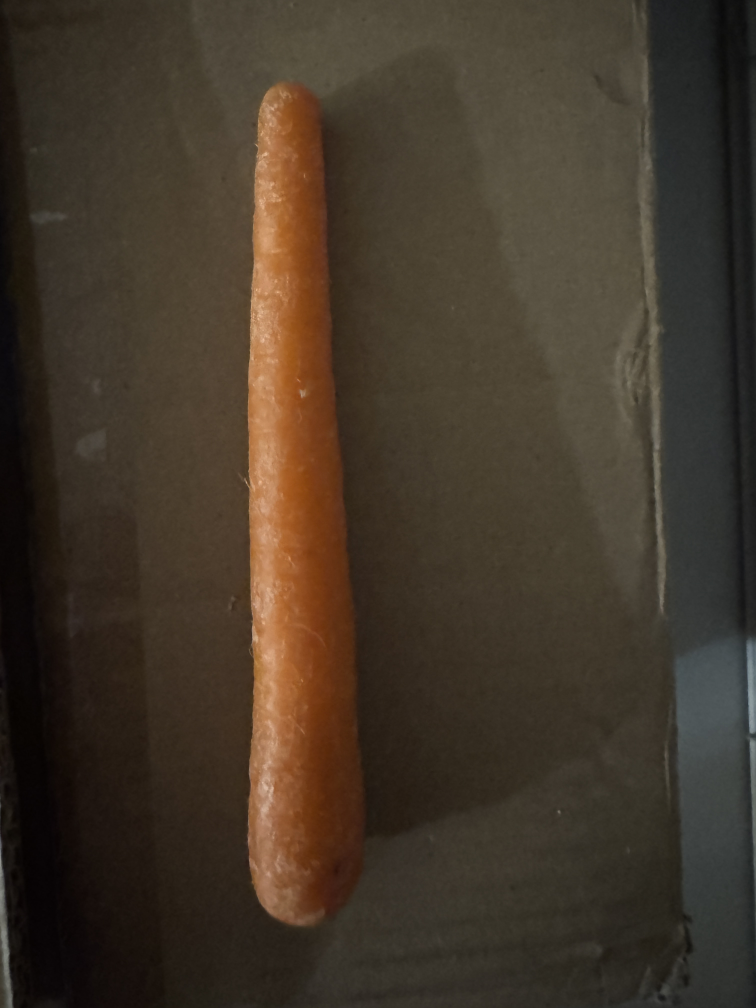
#> input picture Test_Images/carrot_1.JPG, 3024 x 4032 px (shown at 1/4 size); its folder holds only this picture in this run
$ python new_test_master.py   (older library calls are emulated)
#> lines starting #> are read from the running program, lines starting #| are printed output that depends on the picture; after the words box and inside, x2 and y2 are one past the last pixel; in counts of white or black regions, pixels touching at a corner belong together
### preprocess_utils.py
import cv2
import numpy as np
from skimage import morphology
from pyefd import elliptic_fourier_descriptors
import mahotas
import matplotlib.pyplot as plt

### STEP 1: invariance normalization
# Shuo Li & Ji Li

# Image size and (future) orientation policy
TARGET_SIZE = (90, 90)
# Note:
# Orientation policy is defined for later pipeline stages.
# Step 1 does not perform rotation
ELONGATED_FRUITS = {"cucumber", "carrot"}  # may apply rotation in later stages
SPHERICAL_FRUITS = {"apple", "orange"}     # no rotation needed


# -------- Step 1: Input & Basic Normalisation --------
def load_and_normalize(path, target_size=TARGET_SIZE):
    # Read image from file
#> called with path = 'Test_Images/carrot_1.JPG', target_size = (90, 90)
    img_bgr = cv2.imread(path)
#> img_bgr is the input picture: shape (4032, 3024, 3); mean B, G, R 41.9, 55, 66.5
    if img_bgr is None:
        raise ValueError(f"Could not read image: {path}")

    # Convert BGR to RGB
    img_rgb = cv2.cvtColor(img_bgr, cv2.COLOR_BGR2RGB)

    # Resize to a fixed resolution
    img_resized = cv2.resize(img_rgb, target_size, interpolation=cv2.INTER_AREA)
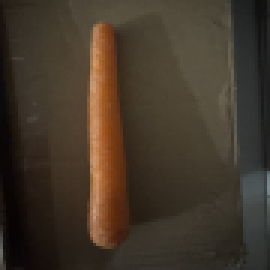
#> img_resized: shape (90, 90, 3) (shown 3 times larger); mean R, G, B 66.5, 55, 41.9

    # --- (A) Light Gaussian smoothing to suppress sensor noise
    # (small kernel to preserve edges for segmentation stage) ---
    img_resized = cv2.GaussianBlur(img_resized, (3, 3), 0)

    # --- (B) Gray-world white balance (color constancy) ---
    img_float = img_resized.astype(np.float32)
    mean_rgb = img_float.reshape(-1, 3).mean(axis=0)
#> mean_rgb = [66.45, 54.98, 41.92]
    mean_gray = mean_rgb.mean()
#> mean_gray = 54.45
    scale = mean_gray / (mean_rgb + 1e-6)
#> scale = [0.819, 0.99, 1.3]
    img_wb = img_float * scale
    img_wb = np.clip(img_wb, 0, 255).astype(np.uint8)

    # --- (C) Illumination normalization: CLAHE on V channel ---
    hsv = cv2.cvtColor(img_wb, cv2.COLOR_RGB2HSV)
#> hsv: shape (90, 90, 3); mean H, S, V 71.1, 48.6, 60.2
    h, s, v = cv2.split(hsv)
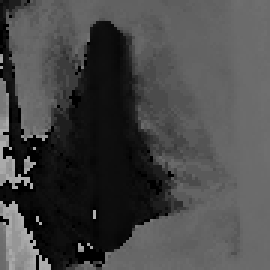
#> h: shape (90, 90) (shown 3 times larger); min 0, max 178, mean 71.1
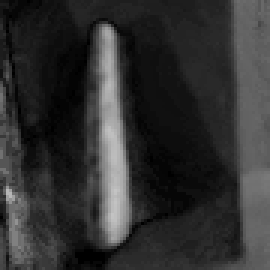
#> s: shape (90, 90) (shown 3 times larger); min 0, max 196, mean 48.6
    clahe = cv2.createCLAHE(clipLimit=2.0, tileGridSize=(8, 8))
    v2 = clahe.apply(v)
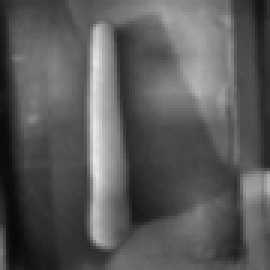
#> v2: shape (90, 90) (shown 3 times larger); min 8, max 231, mean 89.1
    hsv2 = cv2.merge((h, s, v2))
#> hsv2: shape (90, 90, 3); mean H, S, V 71.1, 48.6, 89.1
    img_norm = cv2.cvtColor(hsv2, cv2.COLOR_HSV2RGB)
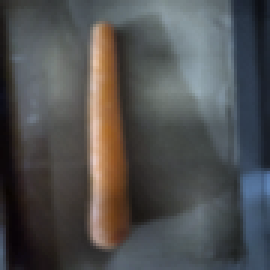
#> img_norm: shape (90, 90, 3) (shown 3 times larger); mean R, G, B 79.8, 80, 80.1

    # Ensure output is uint8
    img_norm = img_norm.astype(np.uint8)

    return img_norm

### STEP 2-1: segmentation
# Changrong Zheng


# Design goals (per proposal):
# - Colour-based segmentation (preferred over grayscale for similarly-shaped items with different chromatic patterns)
# - Produce a binary mask (0 = background, 255 = object) for downstream shape + colour feature extraction
# - Keep this step *structural-free*: mask refinement is handled in STEP 3
from skimage.filters import threshold_otsu

def _corner_samples(arr: np.ndarray, patch: int = 10) -> np.ndarray:
    """Collect pixels from four corner patches (shape: [N, C])."""
    H, W = arr.shape[:2]
    p = int(min(patch, H // 2, W // 2))
    if p <= 0:
        return arr.reshape(-1, arr.shape[-1])
    corners = np.concatenate(
        [
            arr[:p, :p].reshape(-1, arr.shape[-1]),
            arr[:p, -p:].reshape(-1, arr.shape[-1]),
            arr[-p:, :p].reshape(-1, arr.shape[-1]),
            arr[-p:, -p:].reshape(-1, arr.shape[-1]),
        ],
        axis=0,
    )
    return corners

def segment_fruit(
    img_rgb: np.ndarray,
    patch: int = 10,
    bg_quantile: float = 0.995,
    v_min_floor: int = 20,
    reg: float = 1e-3,
) -> np.ndarray:
    """Colour-based segmentation using a background chroma model.

    This function uses Step 1's normalised RGB image (uint8) and returns a *raw*
    binary mask. Any morphological/structural cleanup (hole-filling, largest CC,
    closing/opening, etc.) is intentionally deferred to STEP 3.

    Method summary
    -------------
    1) Convert RGB -> Lab and HSV.
    2) Estimate a background model from corner patches using Lab chroma (a*, b*).
       Background pixels should be close to the corners in typical acquisitions.
    3) Compute per-pixel (regularised) Mahalanobis distance in (a*, b*) space.
    4) Threshold distances to obtain a binary mask; auto-correct if too strict/loose.

    Parameters
    ----------
    img_rgb : np.ndarray
        Normalised RGB image (H x W x 3), uint8, typically 90x90.
    patch : int
        Corner patch size used to estimate background statistics.
    bg_quantile : float
        Quantile of background distance used as the initial threshold.
    v_min_floor : int
        Minimum V (brightness) floor to suppress very dark noise.
    reg : float
        Diagonal regularisation added to the background covariance (stability).

    Returns
    -------
    mask : np.ndarray
        uint8 mask with values {0, 255}, same height/width as the input.
    """
#> called with patch = 10, bg_quantile = 0.995, v_min_floor = 20, reg = 0.001
    if img_rgb.dtype != np.uint8:
        # Be defensive: Step 1 returns uint8, but keep this robust.
        img_rgb = np.clip(img_rgb, 0, 255).astype(np.uint8)

    H, W = img_rgb.shape[:2]

    # Colour spaces
    hsv = cv2.cvtColor(img_rgb, cv2.COLOR_RGB2HSV)
#> hsv: shape (90, 90, 3); mean H, S, V 71, 50, 89.1
    lab = cv2.cvtColor(img_rgb, cv2.COLOR_RGB2LAB)
#> lab: shape (90, 90, 3); mean of channels 0, 1, 2 85.8, 128.5, 128

    # Background samples from corners
    bg_hsv = _corner_samples(hsv, patch=patch).astype(np.float32)
#> in _corner_samples, `corners = np.concatenate( [ arr[:p, :p].reshape(-1, arr.shape[-1]), ar..`: corners = 400 rows, first 8: [30, 21, 37], [10, 18, 42], [10, 17, 46], [30, 10, 51], [30, 9, 55], [30, 18, 57], [30, 9, 60], [60, 8, 63]
#> bg_hsv has the same summary as corners in _corner_samples
    bg_lab = _corner_samples(lab, patch=patch).astype(np.float32)
#> in _corner_samples (call 2), `corners = np.concatenate( [ arr[:p, :p].reshape(-1, arr.shape[-1]), ar..`: corners = 400 rows, first 8: [38, 127, 130], [42, 128, 129], [46, 129, 129], [54, 127, 129], [59, 127, 129], [61, 127, 130], [65, 127, 129], [67, 127, 129]
#> bg_lab has the same summary as corners in _corner_samples

    # Use chroma only (a*, b*) for colour separation
    bg_ab = bg_lab[:, 1:3]
#> bg_ab = 400 pairs, first value 125 to 132, second value 113 to 131
    mu = bg_ab.mean(axis=0)
#> mu = [128, 122.3]

    # Regularised covariance for stability on small samples
    cov = np.cov(bg_ab.T)
#> cov = [[2.84, 2.93], [2.93, 26.32]]
    if cov.shape != (2, 2):  # safety for degenerate cases
        cov = np.eye(2, dtype=np.float32)
    cov = cov.astype(np.float32) + float(reg) * np.eye(2, dtype=np.float32)

    try:
        inv_cov = np.linalg.inv(cov)
#> inv_cov = [[0.398, -0.0442], [-0.0442, 0.0429]]
    except np.linalg.LinAlgError:
        inv_cov = np.linalg.pinv(cov)

    # Mahalanobis distance map in ab-space
    ab = lab[..., 1:3].reshape(-1, 2).astype(np.float32)
#> ab = 8100 pairs, first value 123 to 150, second value 99 to 172
    diff = ab - mu.reshape(1, 2)
#> diff = 8100 pairs, first value -4.98 to 22.02, second value -23.28 to 49.72
    d2 = np.einsum("ij,jk,ik->i", diff, inv_cov, diff).reshape(H, W)
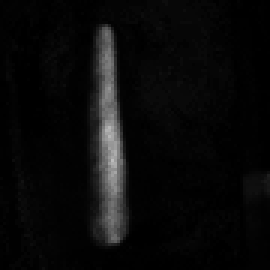
#> d2: shape (90, 90) float32 (shown 3 times larger); min 0.00389, max 189.8, mean 10.5

    # Brightness guardrail using V
    bg_v_mean = float(bg_hsv[:, 2].mean())
#> bg_v_mean = 57.26
    bg_v_std = float(bg_hsv[:, 2].std())
#> bg_v_std = 29.42
    v_min = int(max(v_min_floor, bg_v_mean - 2.0 * bg_v_std))
#> v_min = 20
    V = hsv[..., 2].astype(np.int32)

    # Threshold from background distance distribution
    # (use corner distances as a proxy for the background class)
    bg_d2 = d2.copy()
    # Only take distances in corner patches (same sampling geometry)
    bg_d2_samp = _corner_samples(bg_d2[..., None], patch=patch).reshape(-1)
#> bg_d2_samp = 400 values, max 6.45 at index 39, min 0.00389 at index 114, mean 1.99
    tau = float(np.quantile(bg_d2_samp, bg_quantile))
#> tau = 5.95

    raw = ((d2 > tau) & (V >= v_min)).astype(np.uint8) * 255
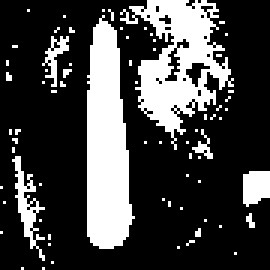
#> raw: shape (90, 90) (shown 3 times larger); 26.2% white; 71 white regions (65 under 20 px), largest, box (x1, y1, x2, y2) and area: (29, 5, 45, 83) 906, (40, 0, 78, 50) 812, (4, 52, 15, 87) 122, (81, 57, 90, 69) 91, (14, 12, 23, 29) 55, (64, 43, 71, 53) 24

    # Auto-correct if threshold is too strict/too loose
    frac = raw.mean() / 255.0
#> frac = 0.262
    if frac < 0.03 or frac > 0.90:
        # Fallback 1: Otsu on distance map (often works when background stats are messy)
        try:
            tau2 = float(threshold_otsu(d2.astype(np.float32)))
            raw2 = ((d2 > tau2) & (V >= v_min)).astype(np.uint8) * 255
            frac2 = raw2.mean() / 255.0
            if 0.03 <= frac2 <= 0.90:
                raw = raw2
                frac = frac2
        except Exception:
            pass

    if frac < 0.03:
        # Fallback 2: saturation thresholding (simple but robust on light backgrounds)
        S = hsv[..., 1].astype(np.int32)
        bg_s_mean = float(bg_hsv[:, 1].mean())
        bg_s_std = float(bg_hsv[:, 1].std())
        s_thresh = int(np.clip(bg_s_mean + 2.5 * bg_s_std, 25, 240))
        raw = ((S >= s_thresh) & (V >= v_min)).astype(np.uint8) * 255

    return raw

### STEP 2-2: segmentation
# Bowen Su

from scipy.signal import wiener

# [5 lines left out: function _to_float01, not called in this run]

def _to_uint8(img01: np.ndarray) -> np.ndarray:
    return np.clip(img01 * 255.0 + 0.5, 0, 255).astype(np.uint8)

# [212 lines left out: functions _apply_mask_preserve_bg, sigf_filter, color_wiener_filter, guided_box_filter, not called in this run]


### STEP 3: mask refinement
# Jinnan Li

import numpy as np
from skimage import morphology, measure


# 1. Mask Refinement Function
def refine_mask(
    mask: np.ndarray,
    hole_area: int = 200,
    min_object_size: int = 300,
    closing_radius: int = 5,
    opening_radius: int = 2,
) -> np.ndarray:
    """
    Structural mask refinement with tunable parameters.

    Args:
        mask: Input binary mask (any numeric dtype; nonzero = foreground).
        hole_area: Max area of internal holes to fill (pixels).
        min_object_size: Minimum connected component size to keep (pixels).
        closing_radius: Disk radius for morphological closing.
        opening_radius: Disk radius for morphological opening.

    Returns:
        Refined binary mask as uint8 with values {0, 255}.
    """

    # Convert to boolean
    mask_bool = mask > 0

   # Ensure boolean mask
    mask_bool = mask > 0

    # Remove small holes (max_size replaces area_threshold)
    mask_filled = morphology.remove_small_holes(mask_bool, max_size=hole_area)

    # Remove small objects (max_size replaces min_size)
    mask_clean = morphology.remove_small_objects(mask_filled, max_size=min_object_size)

    # Morphological closing (bridge gaps)
    if closing_radius > 0:
        mask_clean = morphology.closing(
            mask_clean,
            morphology.disk(closing_radius)
        )

    # Morphological opening (remove thin artifacts)
    if opening_radius > 0:
        mask_clean = morphology.opening(
            mask_clean,
            morphology.disk(opening_radius)
        )

    # Keep largest connected component
    labeled = measure.label(mask_clean)
    if labeled.max() == 0:
        # Fallback to hole-filled version
        return mask_filled.astype(np.uint8) * 255

    regions = measure.regionprops(labeled)
    largest = max(regions, key=lambda r: r.area)

    mask_final = labeled == largest.label
    return mask_final.astype(np.uint8) * 255


# 2. Structural Quality Score
# [49 lines left out: function mask_quality_score, not called in this run]


# 3. Automatic Parameter Optimization
def optimize_mask(raw_mask: np.ndarray):
    """
    Grid-search refinement parameters.

    Returns:
        best_mask
        best_params
        best_score
    """

    best_score = np.inf
    best_mask = None
    best_params = None

    param_grid = dict(
        hole_area=[100, 200, 400],
        min_object_size=[200, 300, 500],
        closing_radius=[3, 5, 7],
        opening_radius=[1, 2],
    )

    for hole_area in param_grid["hole_area"]:
        for min_size in param_grid["min_object_size"]:
            for closing_radius in param_grid["closing_radius"]:
                for opening_radius in param_grid["opening_radius"]:

                    if opening_radius >= closing_radius:
                        continue

                    refined = refine_mask(
                        raw_mask,
                        hole_area=hole_area,
                        min_object_size=min_size,
                        closing_radius=closing_radius,
                        opening_radius=opening_radius,
                    )

                    score = mask_quality_score(refined)

                    if score < best_score:
                        best_score = score
                        best_mask = refined
                        best_params = {
                            "hole_area": hole_area,
                            "min_object_size": min_size,
                            "closing_radius": closing_radius,
                            "opening_radius": opening_radius,
                        }
#> after the loop, best_score = inf

    # Fallback safety
    if best_mask is None:
        best_mask = refine_mask(raw_mask)
        best_params = {}
        best_score = mask_quality_score(best_mask)

    return best_mask, best_params, best_score

### STEP 4: shape representation
# Yu-Chao Huang & Yudi Wang


# [253 lines left out: functions compute_shape_features, circular_mean_std, compute_colour_features, build_feature_vector, visualize_mask, not called in this run]


def extract_features_from_image(image_path):
    img = load_and_normalize(str(image_path))
    raw_mask = segment_fruit(img)
    best_mask, best_params, best_score = optimize_mask(raw_mask)
    shape_feats = compute_shape_features(best_mask)
    colour_feats = compute_colour_features(img, best_mask)
    feature_vector = build_feature_vector(shape_feats, colour_feats)
    return feature_vector, best_mask, best_score, best_params

### new_test_master.py
import time
from pathlib import Path
import sys
import numpy as np


BASE_DIR = Path(__file__).resolve().parent
sys.path.append(str(BASE_DIR))

from preprocess_utils import extract_features_from_image
from meta_model import predict


image_dir = BASE_DIR / "Test_Images"
image_files = (
    list(image_dir.glob("*.jpg")) +
    list(image_dir.glob("*.jpeg")) +
    list(image_dir.glob("*.JPG")) +
    list(image_dir.glob("*.JPEG"))
)


start = time.time()


for img_path in image_files:
#> (the run stopped early here; a loop or call above may not have finished)

$ run again, on Test_Images/carrot_5.JPG
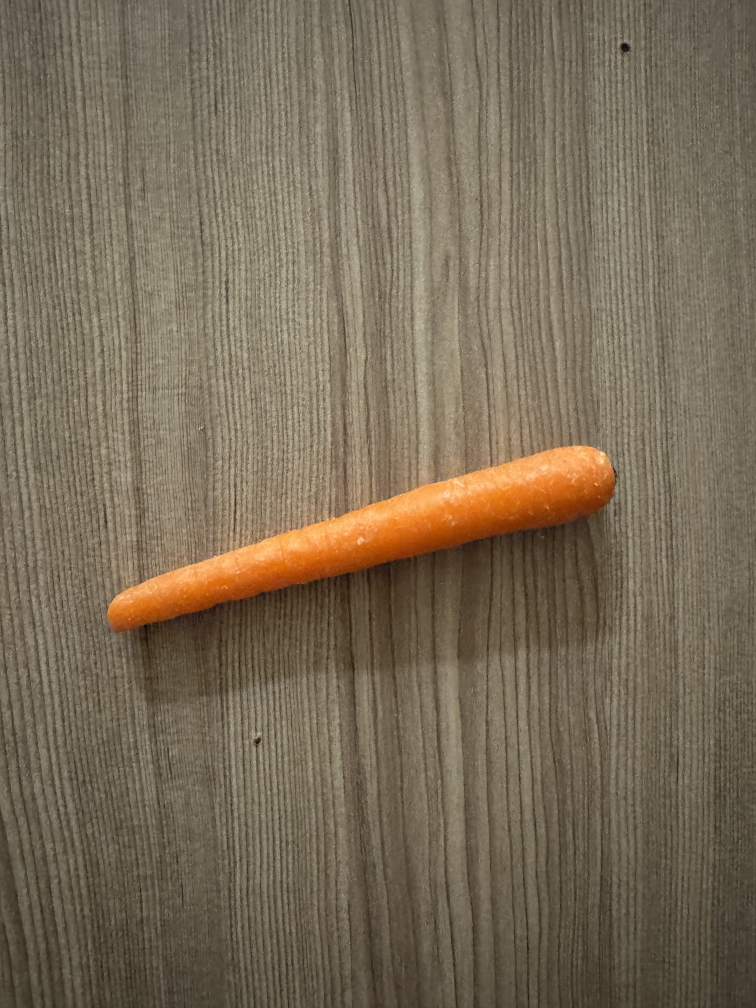
#> input picture Test_Images/carrot_5.JPG, 3024 x 4032 px (shown at 1/4 size)
#> in load_and_normalize, img_bgr is the input picture: shape (4032, 3024, 3); mean B, G, R 87.1, 107.7, 121
#> mean_rgb = [121, 107.7, 87.11]
#> mean_gray = 105.3
#> scale = [0.87, 0.977, 1.21]
#> hsv2: shape (90, 90, 3); mean H, S, V 84.4, 24, 130
#> in load_and_normalize, `img_norm = cv2.cvtColor(hsv2, cv2.COLOR_HSV2RGB)`:
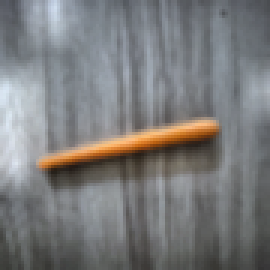
#> img_norm: shape (90, 90, 3) (shown 3 times larger); mean R, G, B 122.7, 123, 123.4
#> lab: shape (90, 90, 3); mean of channels 0, 1, 2 131.1, 128.4, 127.9
#> corners = 400 rows, first 8: [112, 29, 97], [110, 32, 97], [113, 33, 101], [111, 28, 92], [110, 26, 87], [109, 29, 97], [111, 30, 112], [109, 33, 133]
#> bg_hsv has the same summary as corners in _corner_samples
#> corners = 400 rows, first 8: [97, 129, 123], [96, 128, 123], [99, 129, 122], [92, 128, 124], [88, 128, 124], [97, 128, 123], [111, 129, 122], [130, 128, 121]
#> bg_lab has the same summary as corners in _corner_samples
#> bg_ab = 400 pairs, first value 125 to 129, second value 121 to 131
#> mu = [127.4, 126.4]
#> in segment_fruit, `cov = np.cov(bg_ab.T)`: cov = [[0.712, -1.47], [-1.47, 7.84]]
#> in segment_fruit, `cov = cov.astype(np.float32) + float(reg) * np.eye(2, dtype=np.float32)`: cov = [[0.713, -1.47], [-1.47, 7.84]]
#> inv_cov = [[2.28, 0.426], [0.426, 0.207]]
#> ab = 8100 pairs, first value 125 to 161, second value 117 to 187
#> diff = 8100 pairs, first value -2.43 to 33.57, second value -9.36 to 60.64
#> bg_v_mean = 92.36
#> bg_v_std = 21.49
#> v_min = 49
#> bg_d2_samp = 400 values, max 10.63 at index 366, min 0.378 at index 208, mean 1.99
#> tau = 8.66
#> in segment_fruit, `raw = ((d2 > tau) & (V >= v_min)).astype(np.uint8) * 255`:
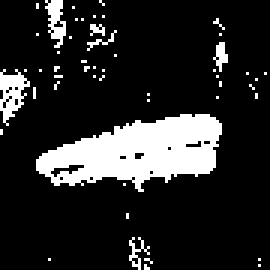
#> raw: shape (90, 90) (shown 3 times larger); 15.8% white; 51 white regions (46 under 20 px), largest, box (x1, y1, x2, y2) and area: (12, 38, 74, 64) 962, (0, 23, 10, 42) 98, (15, 0, 22, 16) 63, (71, 14, 76, 24) 27, (43, 79, 50, 90) 27
#> frac = 0.158
#> after the loop in optimize_mask, `for hole_area in param_grid["hole_area"]:`: best_score = inf

$ run again, on Test_Images/cucumber_1.jpg
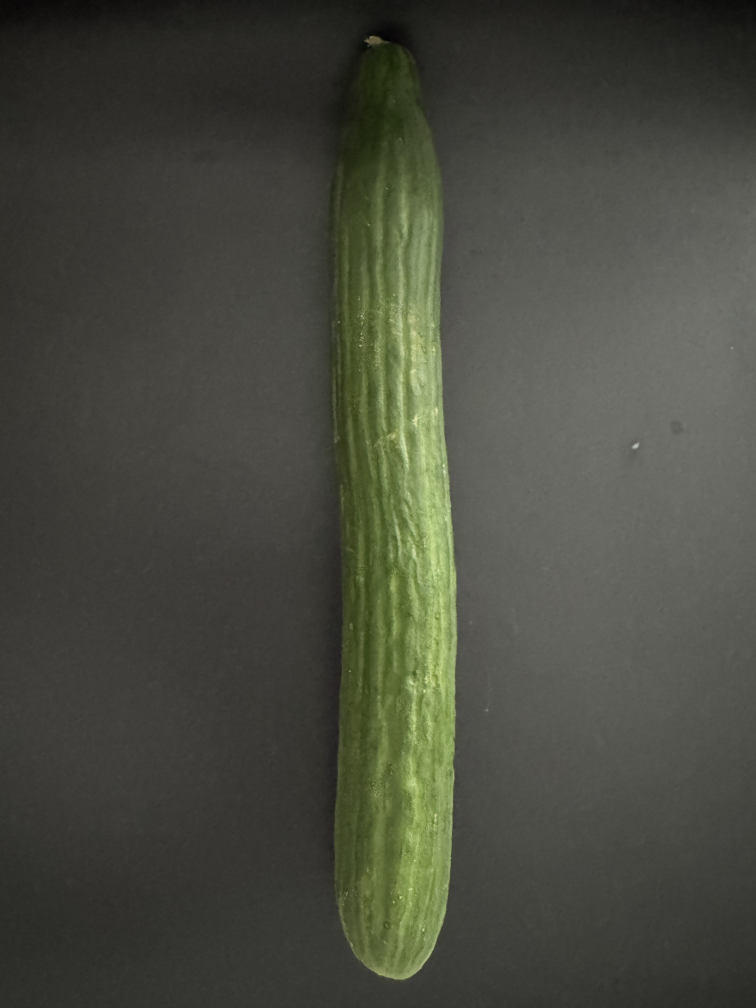
#> input picture Test_Images/cucumber_1.jpg, 3024 x 4032 px (shown at 1/4 size)
#> in load_and_normalize, img_bgr is the input picture: shape (4032, 3024, 3); mean B, G, R 63.2, 73.9, 72
#> mean_rgb = [72.03, 73.9, 63.23]
#> mean_gray = 69.72
#> scale = [0.968, 0.943, 1.1]
#> hsv2: shape (90, 90, 3); mean H, S, V 114.6, 27.3, 108
#> in load_and_normalize, `img_norm = cv2.cvtColor(hsv2, cv2.COLOR_HSV2RGB)`:
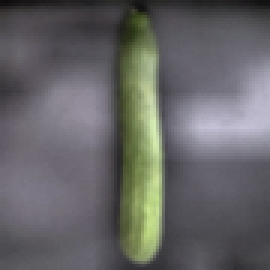
#> img_norm: shape (90, 90, 3) (shown 3 times larger); mean R, G, B 101.4, 101, 102
#> lab: shape (90, 90, 3); mean of channels 0, 1, 2 108.3, 128.6, 127.4
#> corners = 400 rows, first 8: [0, 36, 14], [0, 36, 14], [150, 36, 14], [165, 32, 16], [0, 27, 19], [165, 27, 19], [0, 22, 23], [0, 21, 24]
#> bg_hsv has the same summary as corners in _corner_samples
#> corners = 400 rows, first 8: [9, 128, 128], [9, 128, 128], [9, 130, 127], [10, 130, 127], [12, 130, 128], [12, 130, 127], [17, 130, 128], [19, 128, 129]
#> bg_lab has the same summary as corners in _corner_samples
#> bg_ab = 400 pairs, first value 127 to 132, second value 124 to 130
#> mu = [129.4, 126.2]
#> in segment_fruit, `cov = np.cov(bg_ab.T)`: cov = [[0.824, -0.262], [-0.262, 1.16]]
#> in segment_fruit, `cov = cov.astype(np.float32) + float(reg) * np.eye(2, dtype=np.float32)`: cov = [[0.825, -0.262], [-0.262, 1.16]]
#> inv_cov = [[1.31, 0.296], [0.296, 0.932]]
#> ab = 8100 pairs, first value 106 to 134, second value 118 to 167
#> diff = 8100 pairs, first value -23.39 to 4.61, second value -8.17 to 40.83
#> bg_v_mean = 69.32
#> bg_v_std = 20.18
#> v_min = 28
#> bg_d2_samp = 400 values, max 15.68 at index 60, min 0.263 at index 53, mean 1.99
#> tau = 10.91
#> in segment_fruit, `raw = ((d2 > tau) & (V >= v_min)).astype(np.uint8) * 255`:
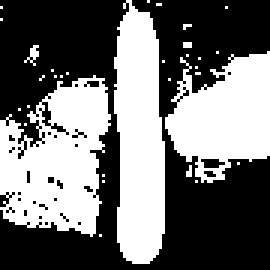
#> raw: shape (90, 90) (shown 3 times larger); 44.2% white; 32 white regions (29 under 20 px), largest, box (x1, y1, x2, y2) and area: (0, 25, 37, 79) 1315, (38, 0, 55, 88) 1200, (55, 17, 90, 61) 1004
#> frac = 0.442
#> after the loop in optimize_mask, `for hole_area in param_grid["hole_area"]:`: best_score = inf
